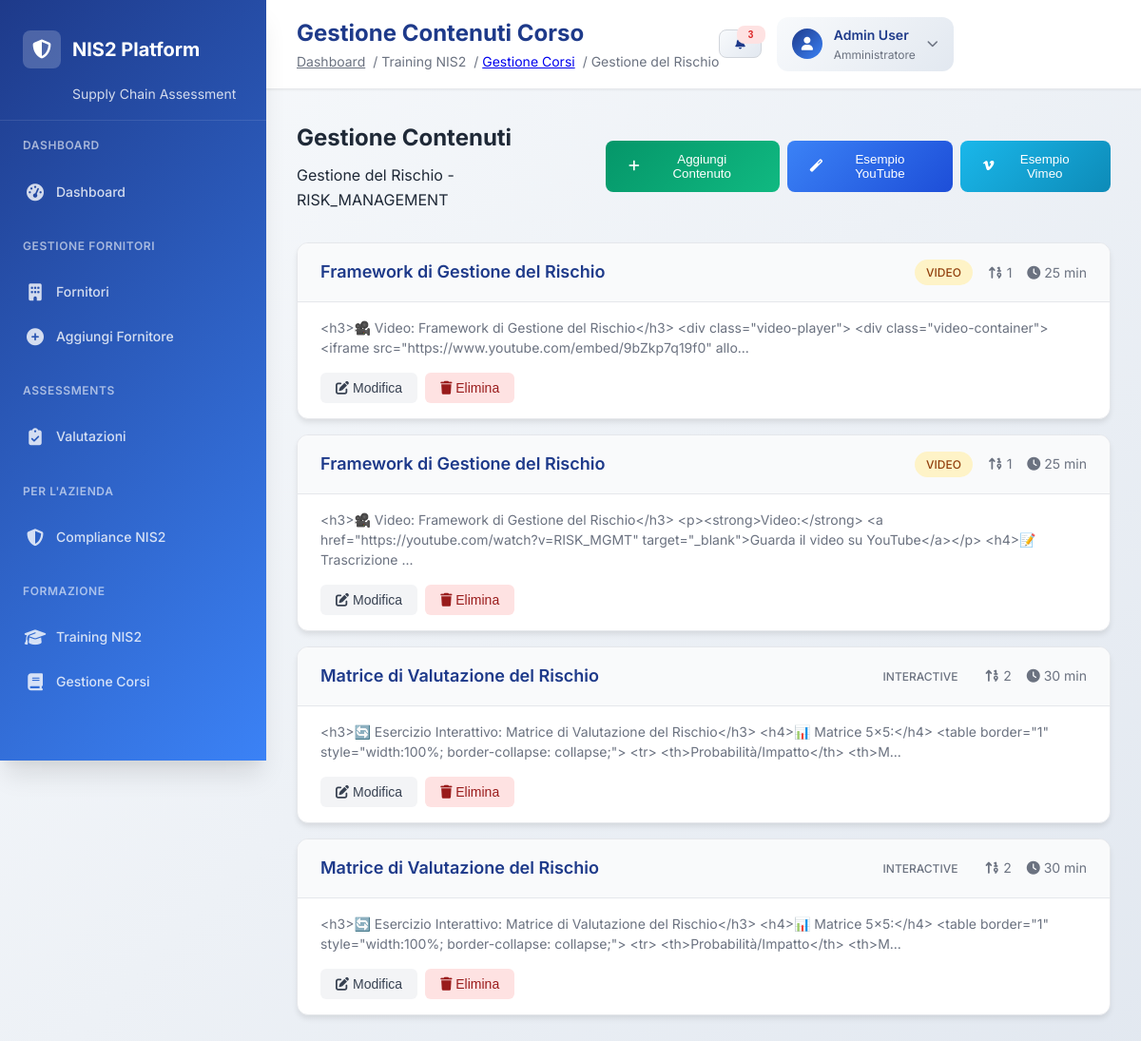
Screenshot of /training/course/2/content (signed in) with the database file from the repository.
### tables this page shows
CREATE TABLE training_courses (
                id INTEGER PRIMARY KEY AUTOINCREMENT,
                title TEXT NOT NULL,
                description TEXT,
                category TEXT NOT NULL,
                duration_minutes INTEGER DEFAULT 60,
                difficulty_level TEXT DEFAULT 'BEGINNER',
                nis2_requirements TEXT, -- JSON array dei requisiti NIS2 coperti
                content_url TEXT,
                is_active BOOLEAN DEFAULT 1,
                created_at TIMESTAMP DEFAULT CURRENT_TIMESTAMP
            );

CREATE TABLE training_course_content (
                id INTEGER PRIMARY KEY AUTOINCREMENT,
                course_id INTEGER NOT NULL,
                title TEXT NOT NULL,
                content_type TEXT NOT NULL,
                content TEXT NOT NULL,
                order_index INTEGER NOT NULL,
                duration_minutes INTEGER,
                FOREIGN KEY (course_id) REFERENCES training_courses (id)
            );

### training_api.py (the view)
@training_router.get("/course/{course_id}/content")
async def course_content_management_page(request: Request, course_id: int):
    from unified_login import get_current_admin
    user = get_current_admin(request)
    if not user:
        user = await get_current_user(request)
    if not user:
        return RedirectResponse(url="/unified-login")
    if user.get("role") != "admin":
        raise HTTPException(status_code=403, detail="Accesso negato. Solo gli amministratori possono gestire i corsi.")
    try:
        course = training.get_course_by_id(course_id)
        if not course:
            raise HTTPException(status_code=404, detail="Corso non trovato")
        content = training.get_course_content(course_id)
        quiz = training.get_course_quiz(course_id)
        return templates.TemplateResponse("training_course_content.html", {
            "request": request,
            "user": user,
            "course": course,
            "content": content,
            "quiz": quiz
        })
    except Exception as e:
        return templates.TemplateResponse("training_course_content.html", {
            "request": request,
            "user": user,
            "course": None,
            "content": [],
            "quiz": None,
            "error_message": str(e)
        })

### templates/training_course_content.html (shortened to what this page needs)
{% extends "professional_base.html" %}
{% block page_title %}Gestione Contenuti Corso{% endblock %}
{% block breadcrumb %}
<span class="text-secondary">/ Training NIS2</span>
<span class="text-secondary">/ <a href="/training/course-management">Gestione Corsi</a></span>
<span class="text-secondary">/ {{ course.title }}</span>
{% endblock %}
{% block content %}
<div class="container mx-auto px-4 py-6">
    <div class="content-header">
        <div>
            <h2 class="text-2xl font-bold text-gray-800 mb-2">Gestione Contenuti</h2>
            <p class="text-gray-600">{{ course.title }} - {{ course.category }}</p>
        </div>
        <div class="flex gap-2">
            <button class="btn-add-content" onclick="openAddContentModal()">
                <i class="fas fa-plus"></i>
                Aggiungi Contenuto
            </button>
                         <div class="flex gap-2">
                 <button class="btn-example-content" onclick="createExampleContent()" style="background: linear-gradient(135deg, #3b82f6 0%, #1d4ed8 100%); color: white; padding: 0.75rem 1.5rem; border: none; border-radius: 8px; font-weight: 500; cursor: pointer; transition: all 0.2s ease; text-decoration: none; display: inline-flex; align-items: center; gap: 0.5rem;">
                     <i class="fas fa-magic"></i>
                     Esempio YouTube
                 </button>
                 <button class="btn-example-vimeo" onclick="createVimeoExample()" style="background: linear-gradient(135deg, #1ab7ea 0%, #0d8bb8 100%); color: white; padding: 0.75rem 1.5rem; border: none; border-radius: 8px; font-weight: 500; cursor: pointer; transition: all 0.2s ease; text-decoration: none; display: inline-flex; align-items: center; gap: 0.5rem;">
                     <i class="fab fa-vimeo-v"></i>
                     Esempio Vimeo
                 </button>
             </div>
        </div>
    </div>
    <div class="content-list">
        {% for item in content %}
        <div class="content-item">
            <div class="content-header-item">
                <div class="content-title">{{ item.title }}</div>
                <div class="content-meta">
                    <span class="content-type-badge content-type-{{ item.content_type.lower() }}">
                        {{ item.content_type }}
                    </span>
                    <span>
                        <i class="fas fa-sort-numeric-up"></i>
                        {{ item.order_index }}
                    </span>
                    {% if item.duration_minutes %}
                    <span>
                        <i class="fas fa-clock"></i>
                        {{ item.duration_minutes }} min
                    </span>
                    {% endif %}
                </div>
            </div>
            <div class="content-body">
                <div class="content-preview">
                    {{ item.content[:200] }}{% if item.content|length > 200 %}...{% endif %}
                </div>
                <div class="content-actions">
                    <button class="btn-edit-content" onclick="editContent({{ item.id }})">
                        <i class="fas fa-edit"></i>
                        Modifica
                    </button>
                    <button class="btn-delete-content" onclick="deleteContent({{ item.id }})">
                        <i class="fas fa-trash"></i>
                        Elimina
                    </button>
                </div>
            </div>
        </div>
        {% endfor %}
    </div>
</div>
{% endblock %}

### static/css/professional.css (style rules this page uses)
:root { --primary-blue: #1e3a8a; --primary-blue-light: #3b82f6; --primary-blue-dark: #1e40af; --secondary-gray: #6b7280; --accent-green: #059669; --accent-red: #dc2626; --accent-orange: #ea580c; --accent-yellow: #ca8a04; --gradient-primary: linear-gradient(135deg, #1e3a8a 0%, #3b82f6 100%); --gradient-secondary: linear-gradient(135deg, #f8fafc 0%, #e2e8f0 100%); --gradient-success: linear-gradient(135deg, #059669 0%, #10b981 100%); --gradient-danger: linear-gradient(135deg, #dc2626 0%, #ef4444 100%); --shadow-sm: 0 1px 2px 0 rgba(0, 0, 0, 0.05); --shadow-md: 0 4px 6px -1px rgba(0, 0, 0, 0.1), 0 2px 4px -1px rgba(0, 0, 0, 0.06); --shadow-lg: 0 10px 15px -3px rgba(0, 0, 0, 0.1), 0 4px 6px -2px rgba(0, 0, 0, 0.05); --shadow-xl: 0 20px 25px -5px rgba(0, 0, 0, 0.1), 0 10px 10px -5px rgba(0, 0, 0, 0.04); --border-radius: 8px; --border-radius-lg: 12px; --border-radius-xl: 16px; --transition-fast: 0.15s ease-in-out; --transition-normal: 0.3s ease-in-out; --transition-slow: 0.5s ease-in-out; }
* { margin: 0; padding: 0; box-sizing: border-box; }
body { font-family: 'Inter', -apple-system, BlinkMacSystemFont, 'Segoe UI', Roboto, sans-serif; background: linear-gradient(135deg, #f8fafc 0%, #e2e8f0 100%); color: #1f2937; line-height: 1.6; min-height: 100vh; }
.font-bold { font-weight: 700; }
.text-secondary { color: var(--secondary-gray); }
.mb-2 { margin-bottom: 0.5rem; }
.flex { display: flex; }
.gap-2 { gap: 0.5rem; }

### templates/training_course_content.html (style rules this page uses)
.content-header { display: flex; justify-content: space-between; align-items: center; margin-bottom: 2rem; }
.btn-add-content { background: linear-gradient(135deg, #059669 0%, #10b981 100%); color: white; padding: 0.75rem 1.5rem; border: none; border-radius: 8px; font-weight: 500; cursor: pointer; transition: all 0.2s ease; text-decoration: none; display: inline-flex; align-items: center; gap: 0.5rem; }
.content-list { display: flex; flex-direction: column; gap: 1rem; margin-bottom: 2rem; }
.content-item { background: white; border-radius: 12px; box-shadow: 0 4px 6px -1px rgba(0, 0, 0, 0.1); border: 1px solid #e5e7eb; overflow: hidden; }
.content-header-item { padding: 1rem 1.5rem; background: #f9fafb; border-bottom: 1px solid #e5e7eb; display: flex; justify-content: space-between; align-items: center; }
.content-title { font-size: 1.125rem; font-weight: 600; color: #1e3a8a; }
.content-meta { display: flex; align-items: center; gap: 1rem; font-size: 0.875rem; color: #6b7280; }
.content-type-badge { padding: 0.25rem 0.75rem; border-radius: 9999px; font-size: 0.75rem; font-weight: 500; }
.content-type-video { background: #fef3c7; color: #92400e; }
.content-body { padding: 1rem 1.5rem; }
.content-preview { color: #6b7280; font-size: 0.875rem; line-height: 1.5; margin-bottom: 1rem; }
.content-actions { display: flex; gap: 0.5rem; }
.btn-edit-content { background: #f3f4f6; color: #374151; padding: 0.5rem 1rem; border: none; border-radius: 6px; font-size: 0.875rem; cursor: pointer; transition: all 0.2s ease; text-decoration: none; display: inline-flex; align-items: center; gap: 0.25rem; }
.btn-delete-content { background: #fee2e2; color: #991b1b; padding: 0.5rem 1rem; border: none; border-radius: 6px; font-size: 0.875rem; cursor: pointer; transition: all 0.2s ease; }

### rows the page displays
training_courses: title "Gestione del Rischio", category "RISK_MANAGEMENT"
training_course_content: title "Framework di Gestione del Rischio", content_type "VIDEO", order_index "1", duration_minutes "25", content "<h3>🎥 Video: Framework di Gestione del Rischio</h3> <div class=\"video-player\"> <div class=\"video-container\"> <iframe src=\"https://www.youtube.com/embed/9bZkp7q19f0\" allo"
training_course_content: title "Framework di Gestione del Rischio", content_type "VIDEO", order_index "1", duration_minutes "25", content "<h3>🎥 Video: Framework di Gestione del Rischio</h3> <p><strong>Video:</strong> <a href=\"https://youtube.com/watch?v=RISK_MGMT\" target=\"_blank\">Guarda il video su YouTube</a></p> <h4>📝 Trascrizione"
training_course_content: title "Matrice di Valutazione del Rischio", content_type "INTERACTIVE", order_index "2", duration_minutes "30", content "<h3>🔄 Esercizio Interattivo: Matrice di Valutazione del Rischio</h3> <h4>📊 Matrice 5x5:</h4> <table border=\"1\" style=\"width:100%; border-collapse: collapse;\"> <tr> <th>Probabilità/Impatto</th> <th>M"
training_course_content: title "Matrice di Valutazione del Rischio", content_type "INTERACTIVE", order_index "2", duration_minutes "30", content "<h3>🔄 Esercizio Interattivo: Matrice di Valutazione del Rischio</h3> <h4>📊 Matrice 5x5:</h4> <table border=\"1\" style=\"width:100%; border-collapse: collapse;\"> <tr> <th>Probabilità/Impatto</th> <th>M"
